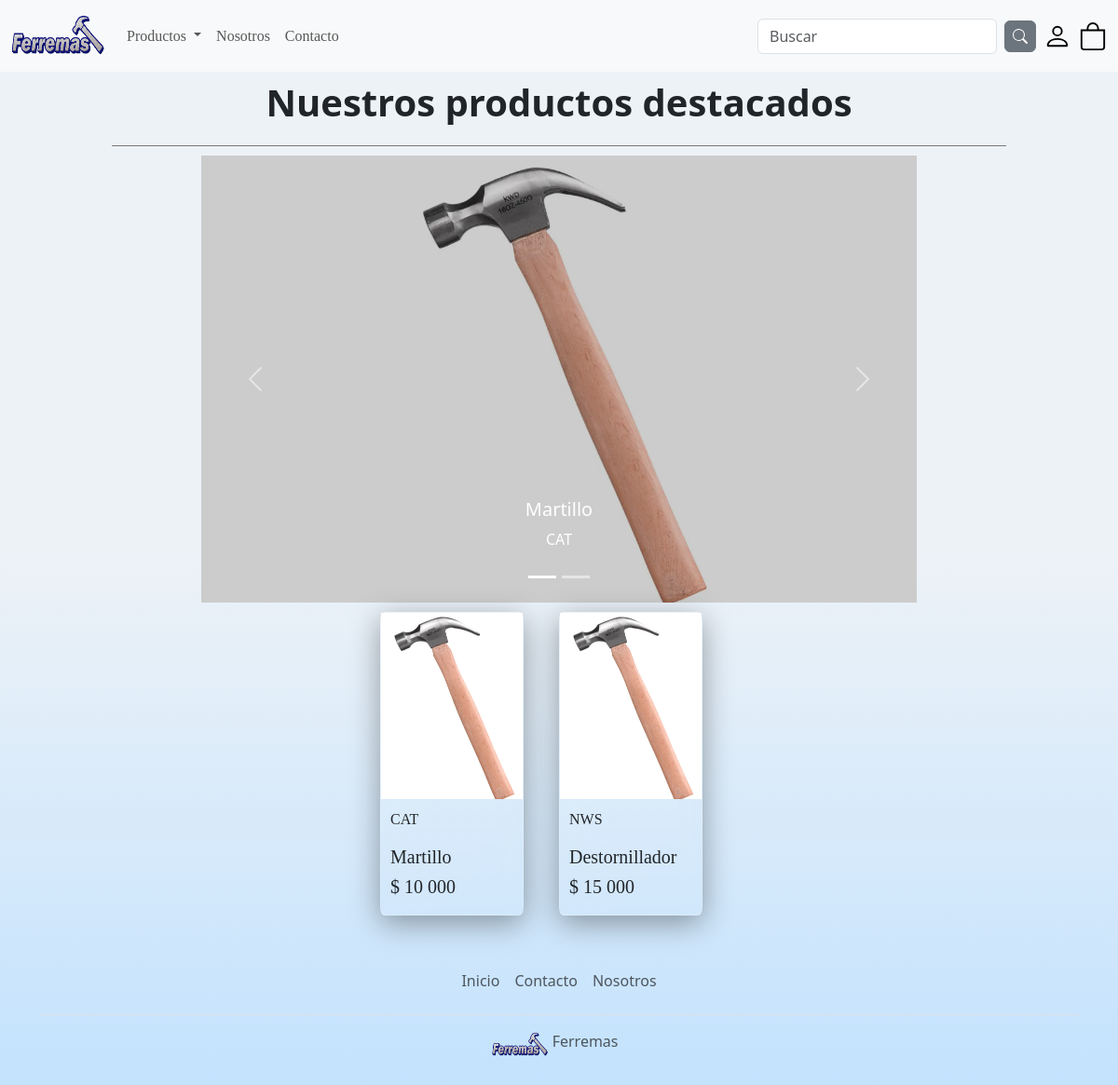
The app's page /, older data.
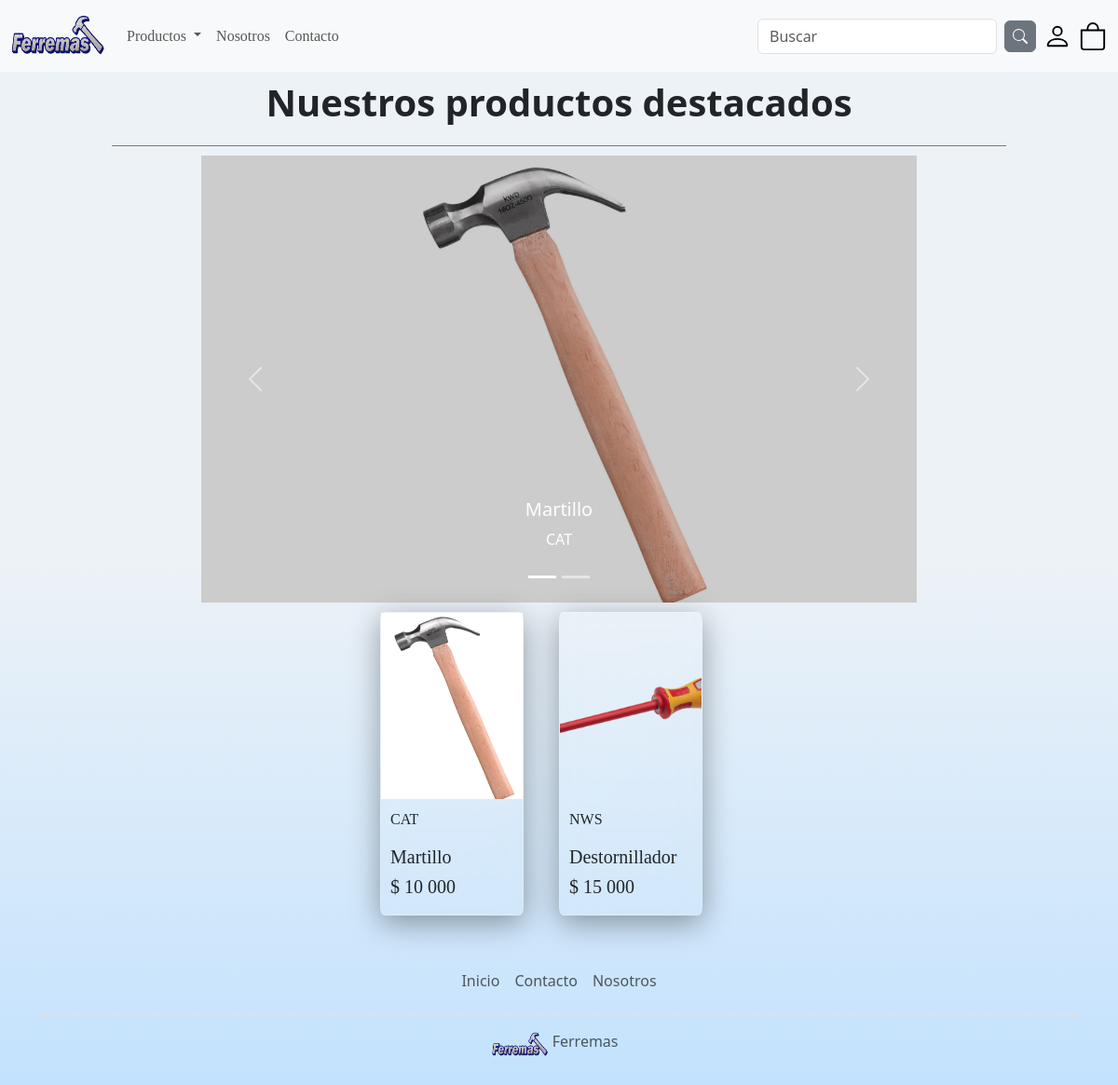
The same page, newer data.
### app/models.py (models this page shows, shortened)
class Producto(models.Model):
    nombre = models.CharField(max_length=50)
    precio = models.IntegerField()
    descripcion = models.TextField
    nuevo = models.BooleanField()
    marca = models.ForeignKey(Marca, on_delete=models.PROTECT)
    fecha_fabricacion = models.DateField()
    imagen = models.ImageField(upload_to='productos', null=True, blank=True)

class Marca(models.Model):
    nombre = models.CharField(max_length=50)
    def __str__(self):
        return self.nombre

### app/views.py (the view)
# urls.py: path('', home, name="home"),
def home(request):
    productos = Producto.objects.all()
    data = {'productos': productos}
    return render (request, 'app/home.html', data)

### app/templates/app/home.html (shortened to what this page needs)
{% extends 'app/base.html' %}
{% load static %}
{% block css %}
<link href="https://cdn.jsdelivr.net/npm/bootstrap@5.3.3/dist/css/bootstrap.min.css" rel="stylesheet">
<link rel="stylesheet" href="https://cdn.jsdelivr.net/npm/bxslider@4.2.17/dist/jquery.bxslider.min.css">
{% endblock %}
{% block contenido %}
<div class="encabezado">
    <p>Nuestros productos destacados</p>
</div>
<div id="contenido">
    <div id="Carrusel" class="carousel slide">
        <div class="carousel-indicators">
            {% for p in productos %}
            <button type="button" data-bs-target="#Carrusel" data-bs-slide-to="{{ forloop.counter0 }}" class="{% if forloop.first %}active{% endif %}" aria-current="{% if forloop.first %}true{% endif %}" aria-label="Slide {{ forloop.counter }}"></button>
            {% endfor %}
        </div>
        <div class="carousel-inner">
            {% for p in productos %}
            <div class="carousel-item {% if forloop.first %}active{% endif %}">
                {% if p.imagen %}
                <img src="{{ p.imagen.url }}" class="d-block w-100" alt="{{ p.nombre }}">
                {% endif %}
                <div class="carousel-caption d-none d-md-block">
                    <h5>{{ p.nombre|title }}</h5>
                    <p>{{ p.marca|capfirst }}</p>
                </div>
            </div>
            {% endfor %}
        </div>
        <button class="carousel-control-prev" type="button" data-bs-target="#Carrusel" data-bs-slide="prev">
            <span class="carousel-control-prev-icon" aria-hidden="true"></span>
        </button>
        <button class="carousel-control-next" type="button" data-bs-target="#Carrusel" data-bs-slide="next">
            <span class="carousel-control-next-icon" aria-hidden="true"></span>
        </button>
    </div>
    {% load humanize %}
    <div class="productos">
        {% for p in productos %}
        <div class="producto">
            <div class="contenedor">
                {% if p.imagen %}
                <img src="{{ p.imagen.url}}" alt="image">
                {% endif %}
                <div class="detalles">
                    <p>{{ p.marca|capfirst }}</p>
                    <h5>{{ p.nombre|title }}</h5>
                    <h5>$ {{ p.precio|intcomma }}</h5>
                </div>
            </div>
        </div>
        {% endfor %}
    </div>
</div>
{% endblock %}

Row changes from the older to the newer data that the page shows:
changed Producto "Destornillador": imagen: a different picture
